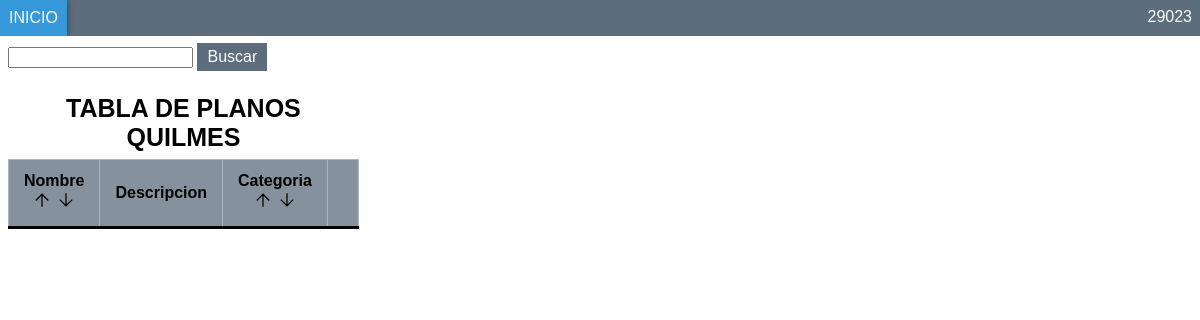
Page /Paginas/admi_personal/mecanico/planos/quilmes/tabla_planos_quilmes.php (signed in) on the earlier database version.
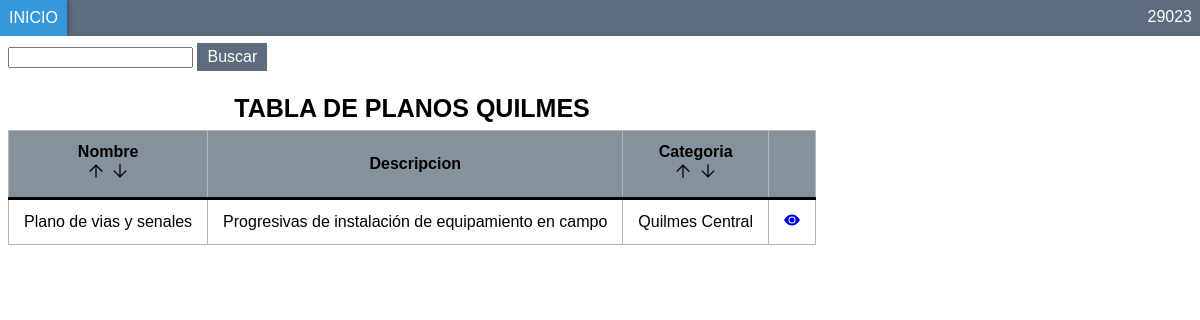
Same page on the later database version.
### tables this page shows
CREATE TABLE `planos_quilmes` (
  `id_plano_quilmes` int(10) NOT NULL,
  `nombre_quilmes` varchar(250) NOT NULL,
  `descripcion_quilmes` varchar(250) NOT NULL,
  `categoria_quilmes` varchar(250) NOT NULL,
  `fecha_quilmes` timestamp NOT NULL DEFAULT current_timestamp() ON UPDATE current_timestamp(),
  `plano_quilmes` varchar(250) NOT NULL
);

### Paginas/admi_personal/mecanico/planos/quilmes/tabla_planos_quilmes.php (the view, shortened to what the changed rows need)
<?php
 $conexion=conectar();
    $sql="SELECT * FROM planos_quilmes";
    $query= mysqli_query($conexion,$sql);
?>
<!DOCTYPE html>
<html lang="es">
    <head>
        <link rel="stylesheet" href="../../../../../CSS/estiloMenuHorizontal.css"/>
        <link rel="stylesheet" href="../../../../../CSS/estiloTablas.css"/>
        <link rel="stylesheet" href="../../../../../CSS/estiloBuscador.css"/>
    </head>
    <body>
        <div>
            <table class="content-table">
            <caption><a href="tabla_planos_quilmes.php" style="color:black; text-decoration: none;" >TABLA DE PLANOS QUILMES</a></caption>
                <thead>
                    <tr>
                        <th scope="row">Nombre
                        <div class="float-right">
                            <?php if (isset($_GET['columna']) && $_GET['columna'] == 'nombre_quilmes' && $_GET['tipo'] == 'ASC'): ?>
                                <svg xmlns="http://www.w3.org/2000/svg" height="20" viewBox="0 96 960 960" width="20"><path d="M450 896V370L202 618l-42-42 320-320 320 320-42 42-248-248v526h-60Z"/></svg>
                            <?php else : ?>
                                <a href="tabla_planos_quilmes.php?columna=nombre_quilmes&tipo=asc"><svg xmlns="http://www.w3.org/2000/svg" height="20" viewBox="0 96 960 960" width="20"><path d="M450 896V370L202 618l-42-42 320-320 320 320-42 42-248-248v526h-60Z"/></svg></a>
                            <?php endif; ?>
                            <?php if (isset($_GET['columna']) && $_GET['columna'] == 'legajo' && $_GET['tipo'] == 'DESC') : ?>
                                <svg xmlns="http://www.w3.org/2000/svg" height="20" viewBox="0 96 960 960" width="20"><path d="M480 896 160 576l42-42 248 248V256h60v526l248-248 42 42-320 320Z"/></svg>
                            <?php else : ?>
                                <a href="tabla_planos_quilmes.php?columna=nombre_quilmes&tipo=desc"><svg xmlns="http://www.w3.org/2000/svg" height="20" viewBox="0 96 960 960" width="20"><path d="M480 896 160 576l42-42 248 248V256h60v526l248-248 42 42-320 320Z"/></svg></a>
                            <?php endif; ?>
                        </div>
                        </th>
                        <th>Descripcion</th>
                        <th>Categoria
                        <div class="float-right">
                            <?php if (isset($_GET['columna']) && $_GET['columna'] == 'categoria_quilmes' && $_GET['tipo'] == 'ASC'): ?>
                                <svg xmlns="http://www.w3.org/2000/svg" height="20" viewBox="0 96 960 960" width="20"><path d="M450 896V370L202 618l-42-42 320-320 320 320-42 42-248-248v526h-60Z"/></svg>
                            <?php else : ?>
                                <a href="tabla_planos_quilmes.php?columna=categoria_quilmes&tipo=asc"><svg xmlns="http://www.w3.org/2000/svg" height="20" viewBox="0 96 960 960" width="20"><path d="M450 896V370L202 618l-42-42 320-320 320 320-42 42-248-248v526h-60Z"/></svg></a>
                            <?php endif; ?>
                            <?php if (isset($_GET['columna']) && $_GET['columna'] == 'categoria_quilmes' && $_GET['tipo'] == 'DESC') : ?>
                                <svg xmlns="http://www.w3.org/2000/svg" height="20" viewBox="0 96 960 960" width="20"><path d="M480 896 160 576l42-42 248 248V256h60v526l248-248 42 42-320 320Z"/></svg>
                            <?php else : ?>
                                <a href="tabla_planos_quilmes.php?columna=categoria_quilmes&tipo=desc"><svg xmlns="http://www.w3.org/2000/svg" height="20" viewBox="0 96 960 960" width="20"><path d="M480 896 160 576l42-42 248 248V256h60v526l248-248 42 42-320 320Z"/></svg></a>
                            <?php endif; ?>
                        </div>
                        </th>
                        <th colspan="1"></th>
                    </tr>
                </thead>
                <tbody>
                    <?php
                         while($row=mysqli_fetch_array($query)){
                    ?>
                    <tr align="center">
                    <td nowrap scope="col"><?php echo $row['nombre_quilmes']?></td>
                    <td><?php echo $row['descripcion_quilmes']?></td>
                    <td><?php echo $row['categoria_quilmes']?></td>
                    <td><a href="ver_planos_quilmes.php?id=<?php echo $row['id_plano_quilmes']?>"><svg xmlns="http://www.w3.org/2000/svg" width="16" height="16" fill="currentColor" class="bi bi-eye-fill" viewBox="0 0 16 16"><path d="M10.5 8a2.5 2.5 0 1 1-5 0 2.5 2.5 0 0 1 5 0z"/><path d="M0 8s3-5.5 8-5.5S16 8 16 8s-3 5.5-8 5.5S0 8 0 8zm8 3.5a3.5 3.5 0 1 0 0-7 3.5 3.5 0 0 0 0 7z"/></svg></a></td>
                    </tr>
                    <?php
                         }
                    ?>
                </tbody>
            </table>
        </div>
    </body>
</html>

Differences in the rows shown:
added planos_quilmes: nombre_quilmes "Plano de vias y senales", descripcion_quilmes "Progresivas de instalación de equipamiento en campo", categoria_quilmes "Quilmes Central"
